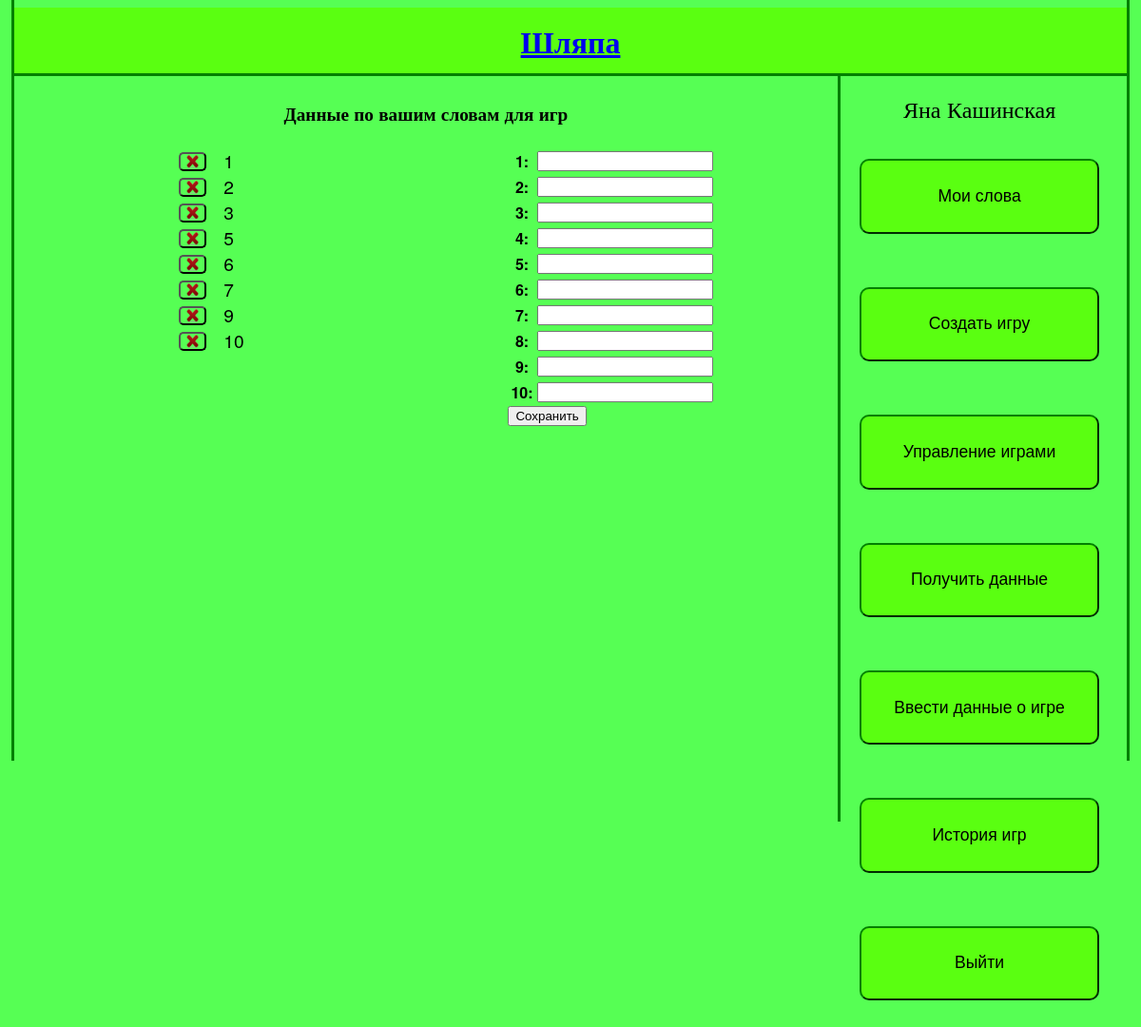
/words/ (signed in), run on an earlier commit of the app's database.
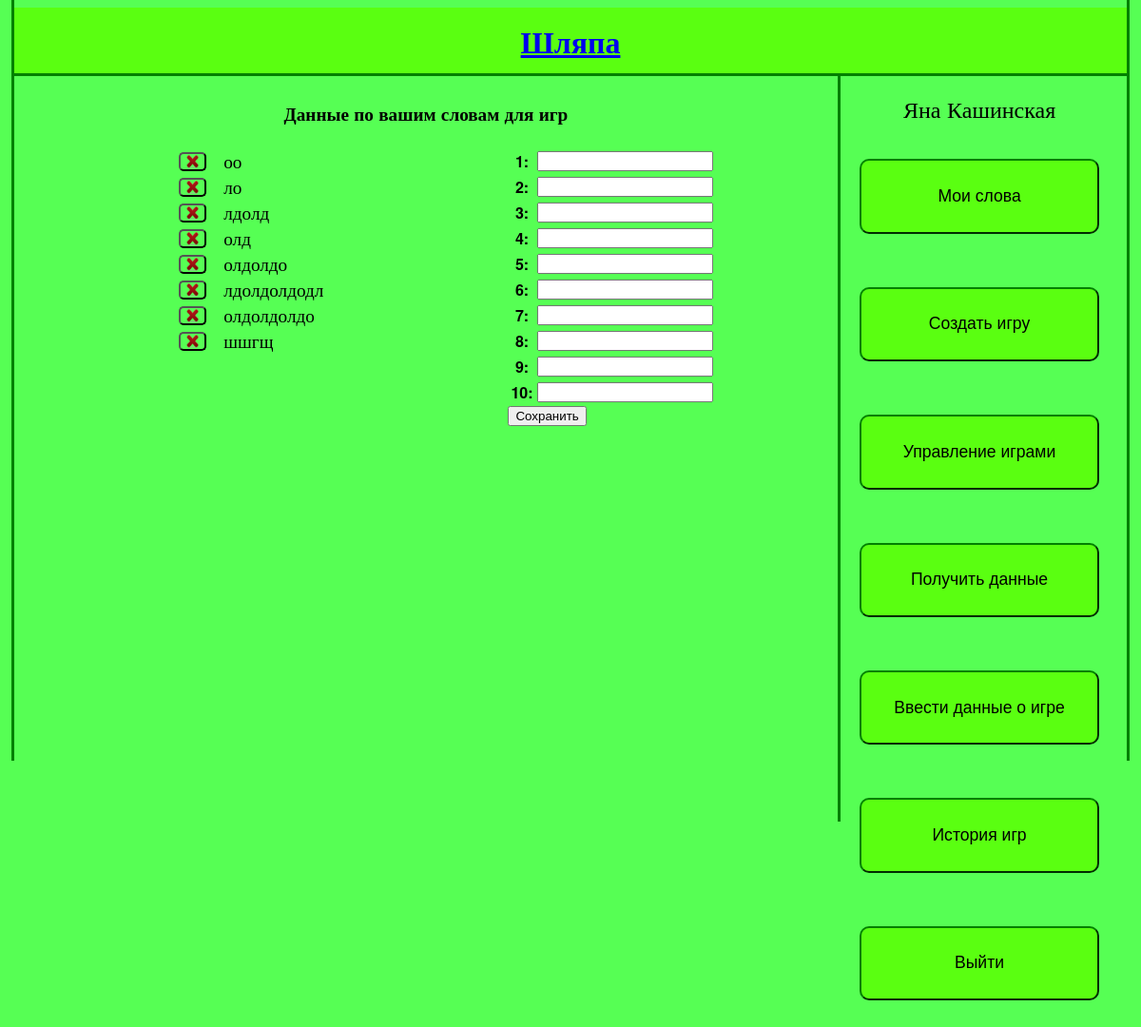
And on a later commit of the database.
### game/models.py (models this page shows, shortened)
class Word(models.Model):
	word = models.CharField(max_length = 100)
	user = models.ManyToManyField(User, through='UserWord')

### views.py (the view)
# urls.py: url(r'^words/$', words),
def words(request):
	form = WordForm()
	if request.method == "POST":
		form = WordForm(request.POST)
	wordsUser = Word.objects.filter(user = request.user)
	return render_to_response('words.html', {'wordsUser': wordsUser, 'form':form}, context_instance=RequestContext(request))

### forms.py
class WordForm(forms.Form):
    word1 = forms.CharField(label='1', required=False)
    word2 = forms.CharField(label='2', required=False)
    word3 = forms.CharField(label='3', required=False)
    word4 = forms.CharField(label='4', required=False)
    word5 = forms.CharField(label='5', required=False)
    word6 = forms.CharField(label='6', required=False)
    word7 = forms.CharField(label='7', required=False)
    word8 = forms.CharField(label='8', required=False)
    word9 = forms.CharField(label='9', required=False)
    word10 = forms.CharField(label='10', required=False)

### templates/words.html (shortened to what this page needs)
{% extends "base.html" %}
{% block main %}
<p>
	<h1> Данные по вашим словам для игр </h1>
	<div class="table_words">
		<form action="/delete_word/" method="post">
		{% for word in wordsUser %}
	    	<button value="{{word.word}}" name="del_word" class = "button_del"> <img src="/media/delete.png" class="img_del"/> </button>
	    	<label for='del_word' class = "word"> {{word.word}}</label>
	    	<br>
		{% endfor %}
		</form>
	</div>
	<div id="write_words" >
		<form action="/save_words/" method="post">
			<table>
				{{form.as_table}}
			</table>
		<input type='submit' value='Сохранить'>
		</form>
	</div>
</p>
{% endblock %}

### templates/base.html (shortened to what this page needs)
<html>
<head>
</head>
<body>
<div id = "title">
<a  href = "/" > <h1>  Шляпа </h1> </a>
</div>
<div id = "main">
{% block main %}{% endblock %}
</div>
<div id = "menu">
 	<p>
 		{% include "register.html"%}
	 </p>
	{% if user.is_authenticated %}
	<p>
		<form action = "/words/" class = "menu_item">
			<input type="submit" value="Мои слова"/>
		</form>
	</p>
	<p>
		<form action="/request_words/" class = "menu_item">
		    <input type="submit" value="Создать игру">
		</form>
	</p>
	<p>
		<form action="/queue_games/" class = "menu_item">
		    <input type="submit" value="Управление играми">
		</form>
	</p>
	<p>
		<form action="/imitator_request/" class = "menu_item">
		    <input type="submit" value="Получить данные">
		</form>
	</p>
	<p>
		<form action="/new_result_game/" class = "menu_item">
		    <input type="submit" value="Ввести данные о игре">
		</form>
	</p>
	<p>
		<form action="/history/" class = "menu_item">
		    <input type="submit" value="История игр">
		</form>
	</p>
	<p>
		<form action="/logout/" class = "menu_item">
		    <input type="submit" value="Выйти">
		</form>
	</p>
	{% endif %}
</div>
</body>
</html>

### templates/register.html (shortened to what this page needs)
{% if user.is_authenticated %}
  <div id = "user_name_main">
   <span> {{ user.first_name }} {{ user.last_name }} </span>
 </div>
{% endif %}

### templates/base.html (style rules this page uses)
html { font-family: "Helvetica Neue"; margin-left: 1%; margin-right: 1%; padding-left: 0px; padding-right: 0px; border-color: green; border-left-style: solid; border-right-style: solid; background-color: #56ff54; }
body { height: auto; padding-left: 0px; padding-right: 0px; margin-right: 0px; margin-left: 0px; }
#title { margin: 0%; padding: 0%; }
#title h1 { margin: 0%; padding-top: 1%; padding-bottom: 1%; font-family: "Helvetica Neue"; font-size: 200%; text-align: center; background-color: #5aff11; border-bottom-style: solid; border-bottom-color: green; }
div#main { float: left; width : 74%; height: auto; min-height: 100%; border-right-style: solid; border-right-color: green; }
div#menu { min-height: 100%; float: left; width: 25%; height: auto; }
h1 { font-size: 120%; text-align: center; font-family: "Helvetica Neue"; padding: 1%; }
.menu_item { position: relative; left: 0%; padding: 20px; }
.menu_item input { border-radius: 10px; background-color: #5aff11; width: 100%; height: 10%; font-size:110%; border-color: green; }

### templates/words.html (style rules this page uses)
.table_words { position: relative; left: 20%; top: 0px; width: 20%; float: left; }
.word { width: 10%; margin: 0px; padding: 0px; font-size: 120%; }
#write_words { float: left; width: 10%; position: relative; left: 40%; top: 0%; }
.button_del { background-color: transparent; border-radius: 5px; margin-right: 1em; }
.img_del { height: 1em; width: 1em; }

### templates/register.html (style rules this page uses)
#user_name_main { position: relative; text-align: center; font-size: 150%; }

What changed in the data, as far as the page shows it:
removed Word: word "9"
removed Word: word "10"
changed Word (number 1 of 8 on the later page): word "1" → "оо"
changed Word (number 2 of 8 on the later page): word "2" → "ло"
changed Word: word "3" → "лдолд"
added Word: word "олд"
changed Word: word "5" → "олдолдо"
changed Word: word "6" → "лдолдолдодл"
changed Word: word "7" → "олдолдолдо"
added Word: word "шшгщ"
